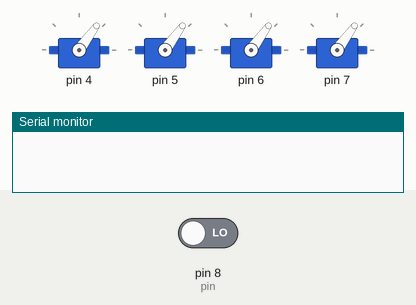
This sketch was run on a simulated Arduino Uno, built with avr-gcc and run on an emulated ATmega328P. Parts: 4 × servo, the last lines printed to the serial monitor. Inputs (shaded band) come from the test bench; at power-on: pin 8 (pin) LOW.

Above: at 0.1 s.
At 27.1 s:
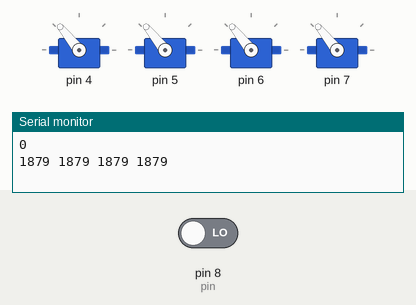
Timing chart, 0 to 28.6 s (numbered marks = the images above):
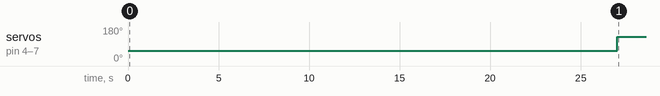

The sketch:

ControlPPM.ino
```cpp
#include<Servo.h>

#include "Motor.h"

int moyenne[5];
int canal1_max, canal2_max, canal3_max, canal4_max, canal1_min, canal2_min, canal3_min, canal4_min, pin=8;

int receiver_input[5];

int esc[5], temp[5];

void setup(){
  Serial.begin(9600);
  setupMotor();
  pinMode(pin,INPUT);
  calibration();
}

void loop(){

  if(pulseIn(pin,HIGH)>8000){
      for (int i=1;i<5;i++){
        receiver_input[i]=pulseIn(pin,HIGH);
        receiver_input[i]=map(receiver_input[i],550,1400,PWMin,PWMax);
        Serial.print(receiver_input[i]);
        Serial.print("  ");
      }
      Serial.println("");
   }

  temp[1]=receiver_input[1]-moyenne[1];
  temp[2]=receiver_input[2]-moyenne[2];
  temp[3]=-(receiver_input[3]-canal3_min);
  temp[4]=receiver_input[4]-moyenne[4];

  esc[1]=temp[3]+temp[1]-temp[4]+temp[2];
  esc[2]=temp[3]-temp[1]+temp[4]+temp[2];
  esc[3]=temp[3]+temp[1]+temp[4]-temp[2];
  esc[4]=temp[3]-temp[1]-temp[4]-temp[2];

  test();

  for (int i=1;i<5;i++){
    esc[i]=map(esc[i],ESCMin,ESCMax,PWMin,PWMax);
  }

  loopMotor();
}
```

Calibration.ino
```cpp
void calibration(){
  Serial.println("Manette gauche verticale à fond vers l'avant");
  delay(3000);
  canal2_min=receiver_input[2];
  Serial.println(canal2_min);
  Serial.println("Manette gauche verticale à fond vers l'arrière");
  delay(3000);
  canal2_max=receiver_input[2];
  Serial.println(canal2_max);
  moyenne[2]=(canal2_min+canal2_max)/2;

  Serial.println("Manette gauche horizontale à fond vers la gauche");
  delay(3000);
  canal4_min=receiver_input[4];
  Serial.println(canal4_min);
  Serial.println("Manette gauche horizontale à fond vers la droite");
  delay(3000);
  canal4_max=receiver_input[4];
  Serial.println(canal4_max);
  moyenne[4]=(canal4_min+canal4_max)/2;

  Serial.println("Manette droite verticale à fond vers l'avant");
  delay(3000);
  canal3_min=receiver_input[3];
  Serial.println(canal3_min);
  Serial.println("Manette droite verticale à fond vers l'arrière");
  delay(3000);
  canal3_max=receiver_input[3];
  Serial.println(canal3_max);
  moyenne[3]=(canal3_min+canal3_max)/2;

  Serial.println("Manette droite horizontale à fond vers la gauche");
  delay(3000);
  canal1_max=receiver_input[1];
  Serial.println(canal1_max);
  Serial.println("Manette droite horizontale à fond vers la droite");
  delay(3000);
  canal1_min=receiver_input[1];
  Serial.println(canal1_min);
  moyenne[1]=(canal1_min+canal1_max)/2;
}
```

Motor.h
```cpp
#ifndef MOTOR_H
#define MOTOR_H

#define ESCMin -850
#define ESCMax 50

#define PWMin 1100
#define PWMax 1925

#endif
```

Motor.ino
```cpp
#include<Servo.h>

Servo servo[5];

void setupMotor(){
  servo[1].attach(4); //canal 1 Yaw
  servo[2].attach(5); //canal 2 Pitch
  servo[3].attach(6); //canal 3 Throttle
  servo[4].attach(7); //canal 4 Roll
  servo[1].writeMicroseconds(PWMin);
  servo[2].writeMicroseconds(PWMin);
  servo[3].writeMicroseconds(PWMin);
  servo[4].writeMicroseconds(PWMin);
  delay(2000);
}

void loopMotor() {
  for(int i=1;i<5;i++){
    Serial.print(esc[i]);
    Serial.print(" ");
    servo[i].writeMicroseconds(esc[i]);
  }
  Serial.println("");
}
```

Test.ino
```cpp
#include "Motor.h"

void test(){
  for(int i=1;i<5;i++){
    if(esc[i]<ESCMin) esc[i]=ESCMin;
    else if(esc[i]>ESCMax) esc[i]=ESCMax;
  }
}
```

Measured:
- by itself, servo on pin 4–7: 54° → 129° at 27.0 s
